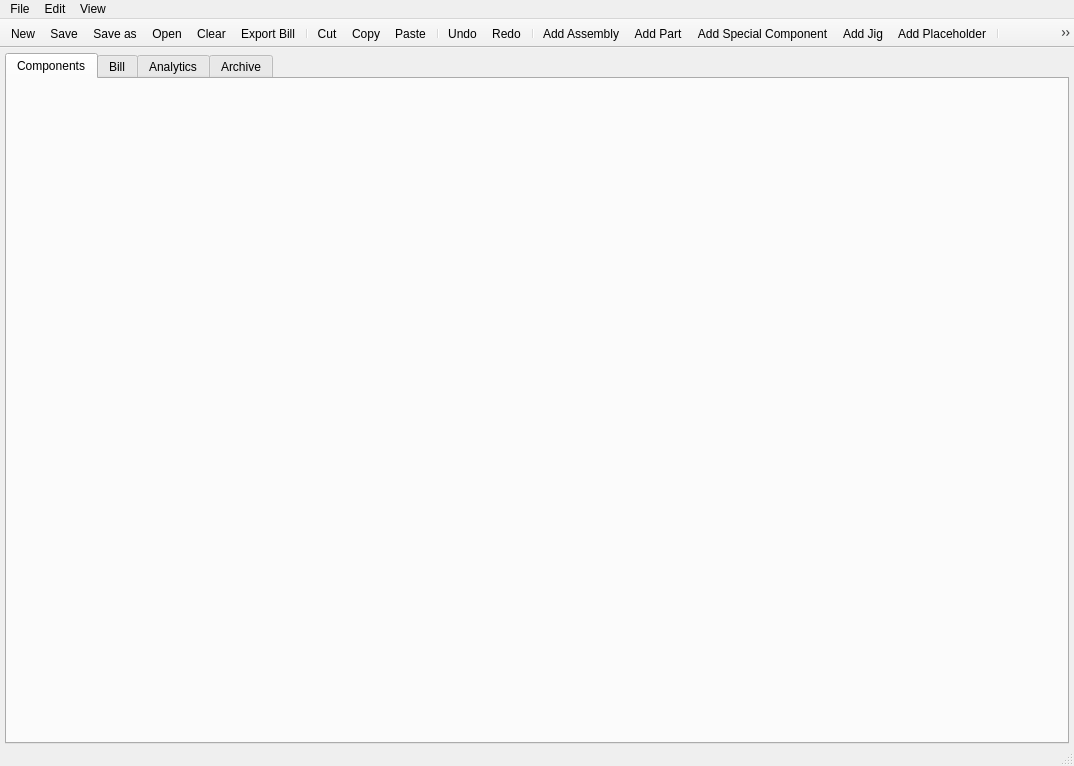
<?xml version="1.0" encoding="UTF-8"?>
<ui version="4.0">
 <class>uiMainWindow</class>
 <widget class="QMainWindow" name="uiMainWindow">
  <property name="geometry">
   <rect>
    <x>0</x>
    <y>0</y>
    <width>1074</width>
    <height>766</height>
   </rect>
  </property>
  <property name="windowTitle">
   <string>MainWindow</string>
  </property>
  <widget class="QWidget" name="centralwidget">
   <layout class="QHBoxLayout" name="horizontalLayout_5">
    <property name="spacing">
     <number>5</number>
    </property>
    <property name="leftMargin">
     <number>5</number>
    </property>
    <property name="topMargin">
     <number>5</number>
    </property>
    <property name="rightMargin">
     <number>5</number>
    </property>
    <property name="bottomMargin">
     <number>0</number>
    </property>
    <item>
     <layout class="QVBoxLayout" name="verticalLayout">
      <property name="topMargin">
       <number>0</number>
      </property>
      <item>
       <widget class="QTabWidget" name="tabWidget">
        <property name="currentIndex">
         <number>0</number>
        </property>
        <widget class="QWidget" name="ComponentsPage">
         <attribute name="title">
          <string>Components</string>
         </attribute>
         <layout class="QHBoxLayout" name="horizontalLayout">
          <property name="spacing">
           <number>5</number>
          </property>
          <property name="leftMargin">
           <number>5</number>
          </property>
          <property name="topMargin">
           <number>5</number>
          </property>
          <property name="rightMargin">
           <number>5</number>
          </property>
          <property name="bottomMargin">
           <number>5</number>
          </property>
         </layout>
        </widget>
        <widget class="QWidget" name="BillPage">
         <attribute name="title">
          <string>Bill</string>
         </attribute>
         <layout class="QHBoxLayout" name="horizontalLayout_2">
          <property name="spacing">
           <number>5</number>
          </property>
          <property name="leftMargin">
           <number>5</number>
          </property>
          <property name="topMargin">
           <number>5</number>
          </property>
          <property name="rightMargin">
           <number>5</number>
          </property>
          <property name="bottomMargin">
           <number>5</number>
          </property>
         </layout>
        </widget>
        <widget class="QWidget" name="AnalyticsPage">
         <attribute name="title">
          <string>Analytics</string>
         </attribute>
         <layout class="QHBoxLayout" name="horizontalLayout_3">
          <property name="spacing">
           <number>5</number>
          </property>
          <property name="leftMargin">
           <number>5</number>
          </property>
          <property name="topMargin">
           <number>5</number>
          </property>
          <property name="rightMargin">
           <number>5</number>
          </property>
          <property name="bottomMargin">
           <number>5</number>
          </property>
         </layout>
        </widget>
        <widget class="QWidget" name="ArchivePage">
         <attribute name="title">
          <string>Archive</string>
         </attribute>
         <layout class="QHBoxLayout" name="horizontalLayout_4">
          <property name="spacing">
           <number>5</number>
          </property>
          <property name="leftMargin">
           <number>5</number>
          </property>
          <property name="topMargin">
           <number>5</number>
          </property>
          <property name="rightMargin">
           <number>5</number>
          </property>
          <property name="bottomMargin">
           <number>5</number>
          </property>
         </layout>
        </widget>
       </widget>
      </item>
     </layout>
    </item>
   </layout>
  </widget>
  <widget class="QMenuBar" name="uiMenu">
   <property name="geometry">
    <rect>
     <x>0</x>
     <y>0</y>
     <width>1074</width>
     <height>21</height>
    </rect>
   </property>
   <widget class="QMenu" name="menuFile">
    <property name="title">
     <string>File</string>
    </property>
    <addaction name="uiActNew"/>
    <addaction name="uiActSave"/>
    <addaction name="uiActSaveas"/>
    <addaction name="uiActOpen"/>
    <addaction name="separator"/>
    <addaction name="uiActClear"/>
    <addaction name="separator"/>
    <addaction name="uiActExportBill"/>
    <addaction name="uiActExportArchive"/>
    <addaction name="separator"/>
    <addaction name="uiActArchive"/>
   </widget>
   <widget class="QMenu" name="menuEdit">
    <property name="title">
     <string>Edit</string>
    </property>
    <widget class="QMenu" name="menuAdd">
     <property name="title">
      <string>Add Component</string>
     </property>
     <addaction name="uiActAddAssembly"/>
     <addaction name="uiActAddPart"/>
     <addaction name="uiActAddSpecial"/>
     <addaction name="uiActAddJig"/>
     <addaction name="uiActAddPlaceholder"/>
    </widget>
    <addaction name="menuAdd"/>
    <addaction name="uiActRemove"/>
    <addaction name="separator"/>
    <addaction name="uiActMorph"/>
    <addaction name="uiActUpdate"/>
    <addaction name="separator"/>
    <addaction name="uiActCut"/>
    <addaction name="uiActCopy"/>
    <addaction name="uiActPaste"/>
    <addaction name="separator"/>
    <addaction name="uiActUndo"/>
    <addaction name="uiActRedo"/>
   </widget>
   <widget class="QMenu" name="menuView">
    <property name="title">
     <string>View</string>
    </property>
    <addaction name="uiActExpandAll"/>
    <addaction name="uiActExpandOne"/>
    <addaction name="uiActCollapseOne"/>
    <addaction name="separator"/>
    <addaction name="uiActDeprecated"/>
   </widget>
   <addaction name="menuFile"/>
   <addaction name="menuEdit"/>
   <addaction name="menuView"/>
  </widget>
  <widget class="QStatusBar" name="uiStatusbar"/>
  <widget class="QToolBar" name="toolBar">
   <property name="windowTitle">
    <string>toolBar</string>
   </property>
   <property name="movable">
    <bool>false</bool>
   </property>
   <property name="floatable">
    <bool>false</bool>
   </property>
   <attribute name="toolBarArea">
    <enum>TopToolBarArea</enum>
   </attribute>
   <attribute name="toolBarBreak">
    <bool>false</bool>
   </attribute>
   <addaction name="uiActNew"/>
   <addaction name="uiActSave"/>
   <addaction name="uiActSaveas"/>
   <addaction name="uiActOpen"/>
   <addaction name="uiActClear"/>
   <addaction name="uiActExportBill"/>
   <addaction name="separator"/>
   <addaction name="uiActCut"/>
   <addaction name="uiActCopy"/>
   <addaction name="uiActPaste"/>
   <addaction name="separator"/>
   <addaction name="uiActUndo"/>
   <addaction name="uiActRedo"/>
   <addaction name="separator"/>
   <addaction name="uiActAddAssembly"/>
   <addaction name="uiActAddPart"/>
   <addaction name="uiActAddSpecial"/>
   <addaction name="uiActAddJig"/>
   <addaction name="uiActAddPlaceholder"/>
   <addaction name="separator"/>
   <addaction name="uiActRemove"/>
   <addaction name="uiActMorph"/>
   <addaction name="uiActUpdate"/>
   <addaction name="separator"/>
   <addaction name="uiActExpandAll"/>
   <addaction name="uiActExpandOne"/>
   <addaction name="uiActCollapseOne"/>
   <addaction name="uiActDeprecated"/>
  </widget>
  <action name="uiActNew">
   <property name="icon">
    <iconset resource="../resources.qrc">
     <normaloff>:/new.png</normaloff>:/new.png</iconset>
   </property>
   <property name="text">
    <string>New</string>
   </property>
  </action>
  <action name="uiActSave">
   <property name="icon">
    <iconset resource="../resources.qrc">
     <normaloff>:/save.png</normaloff>:/save.png</iconset>
   </property>
   <property name="text">
    <string>Save</string>
   </property>
  </action>
  <action name="uiActSaveas">
   <property name="icon">
    <iconset resource="../resources.qrc">
     <normaloff>:/saveas.png</normaloff>:/saveas.png</iconset>
   </property>
   <property name="text">
    <string>Save as...</string>
   </property>
  </action>
  <action name="uiActOpen">
   <property name="icon">
    <iconset resource="../resources.qrc">
     <normaloff>:/open.png</normaloff>:/open.png</iconset>
   </property>
   <property name="text">
    <string>Open</string>
   </property>
  </action>
  <action name="uiActClear">
   <property name="icon">
    <iconset resource="../resources.qrc">
     <normaloff>:/clear.png</normaloff>:/clear.png</iconset>
   </property>
   <property name="text">
    <string>Clear</string>
   </property>
  </action>
  <action name="uiActExportBill">
   <property name="icon">
    <iconset resource="../resources.qrc">
     <normaloff>:/bill.png</normaloff>:/bill.png</iconset>
   </property>
   <property name="text">
    <string>Export Bill</string>
   </property>
  </action>
  <action name="uiActAddAssembly">
   <property name="icon">
    <iconset resource="../resources.qrc">
     <normaloff>:/assembly.png</normaloff>:/assembly.png</iconset>
   </property>
   <property name="text">
    <string>Add Assembly</string>
   </property>
  </action>
  <action name="uiActAddPart">
   <property name="icon">
    <iconset resource="../resources.qrc">
     <normaloff>:/part.png</normaloff>:/part.png</iconset>
   </property>
   <property name="text">
    <string>Add Part</string>
   </property>
  </action>
  <action name="uiActAddSpecial">
   <property name="icon">
    <iconset resource="../resources.qrc">
     <normaloff>:/hardware.png</normaloff>:/hardware.png</iconset>
   </property>
   <property name="text">
    <string>Add Special Component</string>
   </property>
  </action>
  <action name="uiActAddJig">
   <property name="icon">
    <iconset resource="../resources.qrc">
     <normaloff>:/jig.png</normaloff>:/jig.png</iconset>
   </property>
   <property name="text">
    <string>Add Jig</string>
   </property>
  </action>
  <action name="uiActMorph">
   <property name="icon">
    <iconset resource="../resources.qrc">
     <normaloff>:/morph.png</normaloff>:/morph.png</iconset>
   </property>
   <property name="text">
    <string>Morph Special Component</string>
   </property>
  </action>
  <action name="uiActUpdate">
   <property name="icon">
    <iconset resource="../resources.qrc">
     <normaloff>:/update.png</normaloff>:/update.png</iconset>
   </property>
   <property name="text">
    <string>Update Special Components</string>
   </property>
  </action>
  <action name="uiActExpandAll">
   <property name="icon">
    <iconset resource="../resources.qrc">
     <normaloff>:/expand.png</normaloff>:/expand.png</iconset>
   </property>
   <property name="text">
    <string>Expand All</string>
   </property>
  </action>
  <action name="uiActCollapseOne">
   <property name="icon">
    <iconset resource="../resources.qrc">
     <normaloff>:/collapse.png</normaloff>:/collapse.png</iconset>
   </property>
   <property name="text">
    <string>Collapse Next Level</string>
   </property>
  </action>
  <action name="uiActDeprecated">
   <property name="checkable">
    <bool>true</bool>
   </property>
   <property name="checked">
    <bool>true</bool>
   </property>
   <property name="icon">
    <iconset resource="../resources.qrc">
     <normaloff>:/deprecated.png</normaloff>:/deprecated.png</iconset>
   </property>
   <property name="text">
    <string>Hide Deprecated</string>
   </property>
  </action>
  <action name="uiActRemove">
   <property name="icon">
    <iconset resource="../resources.qrc">
     <normaloff>:/remove.png</normaloff>:/remove.png</iconset>
   </property>
   <property name="text">
    <string>Remove</string>
   </property>
  </action>
  <action name="uiActCut">
   <property name="icon">
    <iconset resource="../resources.qrc">
     <normaloff>:/cut.png</normaloff>:/cut.png</iconset>
   </property>
   <property name="text">
    <string>Cut</string>
   </property>
  </action>
  <action name="uiActCopy">
   <property name="icon">
    <iconset resource="../resources.qrc">
     <normaloff>:/copy.png</normaloff>:/copy.png</iconset>
   </property>
   <property name="text">
    <string>Copy</string>
   </property>
  </action>
  <action name="uiActPaste">
   <property name="icon">
    <iconset resource="../resources.qrc">
     <normaloff>:/paste.png</normaloff>:/paste.png</iconset>
   </property>
   <property name="text">
    <string>Paste</string>
   </property>
  </action>
  <action name="uiActUndo">
   <property name="icon">
    <iconset resource="../resources.qrc">
     <normaloff>:/undo.png</normaloff>:/undo.png</iconset>
   </property>
   <property name="text">
    <string>Undo</string>
   </property>
  </action>
  <action name="uiActRedo">
   <property name="icon">
    <iconset resource="../resources.qrc">
     <normaloff>:/redo.png</normaloff>:/redo.png</iconset>
   </property>
   <property name="text">
    <string>Redo</string>
   </property>
  </action>
  <action name="uiActAddPlaceholder">
   <property name="icon">
    <iconset resource="../resources.qrc">
     <normaloff>:/placeholder.png</normaloff>:/placeholder.png</iconset>
   </property>
   <property name="text">
    <string>Add Placeholder</string>
   </property>
  </action>
  <action name="uiActArchive">
   <property name="text">
    <string>Find Archive</string>
   </property>
  </action>
  <action name="uiActExportArchive">
   <property name="text">
    <string>Export Archive</string>
   </property>
  </action>
  <action name="uiActExpandOne">
   <property name="text">
    <string>Expand Next Level</string>
   </property>
  </action>
 </widget>
 <resources>
  <include location="../resources.qrc"/>
 </resources>
 <connections/>
</ui>
